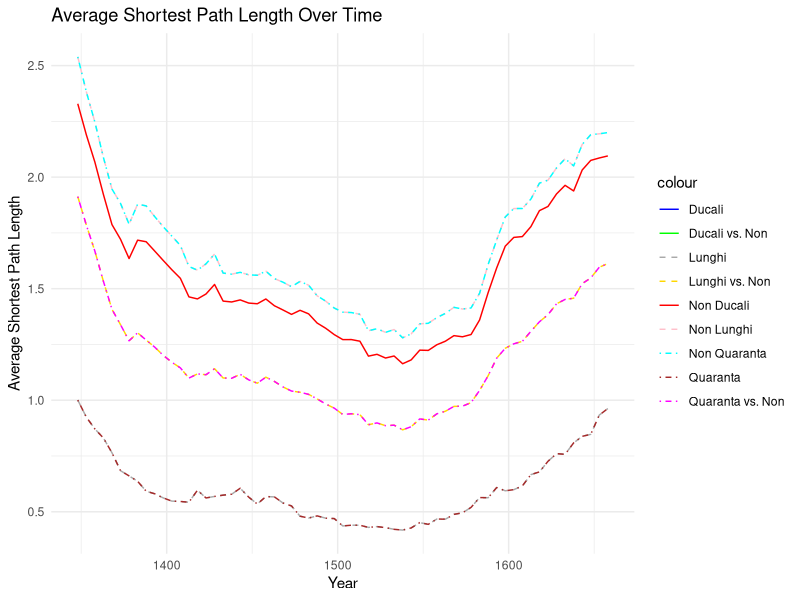

Generate this figure with R:
library(igraph)
library(dplyr)

noble_marriages_filtered <- read.csv("data/noble-marriages-year.csv", stringsAsFactors = FALSE)
family_labels <- read.csv("data/family-labels-accession.csv", stringsAsFactors = FALSE)

DEPTH_IN_YEARS <- 75

lunghi <- family_labels[ family_labels$Group == "Lunghi", ]$Family
ducali <- family_labels[ family_labels$Ducale == 1,]$Family
quaranta_famiglie <- c(lunghi,ducali)

quaranta_famiglie <- quaranta_famiglie[ !(quaranta_famiglie %in% c("Steno", "Da Ponte", "Cicogna")) ]

window_sequence <- seq(from = min(noble_marriages_filtered$year), to = 1660, by = 5)
distances_window <- data.frame( total = numeric(),
                             ducali = numeric(),
                             ducali_norm = numeric(),
                             non_ducali = numeric(),
                             non_ducali_norm = numeric(),
                             ducali_vs_non = numeric(),
                             ducali_vs_non_norm = numeric(),
                             lunghi = numeric(),
                             lunghi_norm = numeric(),
                             non_lunghi = numeric(),
                             non_lunghi_norm = numeric(),
                             lunghi_vs_non = numeric(),
                             lunghi_vs_non_norm = numeric(),
                             quaranta = numeric(),
                             quaranta_norm = numeric(),
                             non_quaranta = numeric(),
                             non_quaranta_norm = numeric(),
                             quaranta_vs_non = numeric(),
                             quaranta_vs_non_norm = numeric(),
                             year = integer() )

for (y in window_sequence ) {

  marriages_window <- noble_marriages_filtered %>%
    filter(year <= y + DEPTH_IN_YEARS & year >= y)

  marriage_graph <- graph_from_data_frame(
    marriages_window,
    directed = FALSE,
    vertices = unique(c(marriages_window$husband_familyname_std, marriages_window$wife_familyname_std))
  )
  
  E(marriage_graph)$weight <- 1
  marriage_graph <- simplify(marriage_graph, edge.attr.comb = "sum")
  E(marriage_graph)$distances <- 1 / E(marriage_graph)$weight
  
  V(marriage_graph)$Group <- ifelse(V(marriage_graph)$name %in% lunghi, "Lunghi", ifelse(V(marriage_graph)$name %in% ducali, "Ducali", "Corti"))
  
  component <- components(marriage_graph)$membership
  marriage_graph_main <- subgraph(marriage_graph, V(marriage_graph)$name[component == 1])
  
  distance <- distances(marriage_graph_main, weights = E(marriage_graph_main)$distances)
  average_distance <- mean(distance)
  
  vertices_lunghi <- V(marriage_graph_main)[V(marriage_graph_main)$Group == "Lunghi"]
  vertices_non_lunghi <- V(marriage_graph_main)[V(marriage_graph_main)$Group != "Lunghi"]
  
  distance_lunghi_non_lunghi <- distances(marriage_graph_main, v = vertices_lunghi, to = vertices_non_lunghi, weights = E(marriage_graph_main)$distances)
  mean_lunghi_non_lunghi <- mean(distance_lunghi_non_lunghi)
  
  distances_lunghi_lunghi <- distances(marriage_graph_main, v = vertices_lunghi, to = vertices_lunghi, weights = E(marriage_graph_main)$distances)
  mean_lunghi_lunghi <- mean(distances_lunghi_lunghi)
  
  distances_non_lunghi_non_lunghi <- distances(marriage_graph_main, v = vertices_non_lunghi, to = vertices_non_lunghi, weights = E(marriage_graph_main)$distances)
  mean_non_lunghi_non_lunghi <- mean(distances_non_lunghi_non_lunghi)
  
  vertices_ducali <- V(marriage_graph_main)[V(marriage_graph_main)$Group == "Ducali"]
  vertices_non_ducali <- V(marriage_graph_main)[V(marriage_graph_main)$Group != "Ducali"]
  
  distance_ducali_non_ducali <- distances(marriage_graph_main, v = vertices_ducali, to = vertices_non_ducali, weights = E(marriage_graph_main)$distances)
  mean_ducali_non_ducali <- mean(distance_ducali_non_ducali)
  
  distances_ducali_ducali <- distances(marriage_graph_main, v = vertices_ducali, to = vertices_ducali, weights = E(marriage_graph_main)$distances)
  mean_ducali_ducali <- mean(distances_ducali_ducali)
  
  distances_non_ducali_non_ducali <- distances(marriage_graph_main, v = vertices_non_ducali, to = vertices_non_ducali, weights = E(marriage_graph_main)$distances)
  mean_non_ducali_non_ducali <- mean(distances_non_ducali_non_ducali)
  
  vertices_quaranta <- V(marriage_graph_main)[V(marriage_graph_main)$name %in% quaranta_famiglie]
  vertices_non_quaranta <- V(marriage_graph_main)[!(V(marriage_graph_main)$name %in% quaranta_famiglie)]
  
  distance_quaranta_non_quaranta <- distances(marriage_graph_main, v = vertices_quaranta, to = vertices_non_quaranta, weights = E(marriage_graph_main)$distances)
  mean_quaranta_non_quaranta <- mean(distance_quaranta_non_quaranta)
  
  distance_quaranta_quaranta <- distances(marriage_graph_main, v = vertices_quaranta, to = vertices_quaranta, weights = E(marriage_graph_main)$distances)
  mean_quaranta_quaranta <- mean(distance_quaranta_quaranta)
  
  distance_non_quaranta_non_quaranta <- distances(marriage_graph_main, v = vertices_non_quaranta, to = vertices_non_quaranta, weights = E(marriage_graph_main)$distances)
  mean_non_quaranta_non_quaranta <- mean(distance_non_quaranta_non_quaranta)
  
  distances_window <- rbind(distances_window,
                         data.frame( total = average_distance,
                                     ducali = mean_ducali_ducali,
                                     ducali_norm = mean_ducali_ducali / average_distance,
                                     non_ducali = mean_non_ducali_non_ducali,
                                     non_ducali_norm = mean_non_ducali_non_ducali / average_distance,
                                     ducali_vs_non = mean_ducali_non_ducali,
                                     ducali_vs_non_norm = mean_ducali_non_ducali / average_distance,
                                     lunghi = mean_lunghi_lunghi,
                                     lunghi_norm = mean_lunghi_lunghi / average_distance,
                                     non_lunghi = mean_non_lunghi_non_lunghi,
                                     non_lunghi_norm = mean_non_lunghi_non_lunghi / average_distance,
                                     lunghi_vs_non = mean_lunghi_non_lunghi,
                                     lunghi_vs_non_norm = mean_lunghi_non_lunghi / average_distance,
                                     quaranta = mean_quaranta_quaranta,
                                     quaranta_norm = mean_quaranta_quaranta / average_distance,
                                     non_quaranta = mean_non_quaranta_non_quaranta,
                                     non_quaranta_norm = mean_non_quaranta_non_quaranta / average_distance,
                                     quaranta_vs_non = mean_quaranta_non_quaranta,
                                     quaranta_vs_non_norm = mean_quaranta_non_quaranta / average_distance,
                                     year = y))
}

library(ggplot2)

ggplot( distances_window, aes(x = year)) +
  geom_line(aes(y = ducali, color = "Ducali")) +
  geom_line(aes(y = non_ducali, color = "Non Ducali")) +
  geom_line(aes(y = ducali_vs_non, color = "Ducali vs. Non")) +
  geom_line(aes(y = lunghi, color = "Lunghi"), linetype = "dashed") +
  geom_line(aes(y = non_lunghi, color = "Non Lunghi"), linetype = "dashed") +
  geom_line(aes(y = lunghi_vs_non, color = "Lunghi vs. Non"), linetype = "dashed") +
  geom_line(aes(y = quaranta, color = "Quaranta"), linetype = "dotdash") +
  geom_line(aes(y = non_quaranta, color = "Non Quaranta"), linetype = "dotdash") +
  geom_line(aes(y = quaranta_vs_non, color = "Quaranta vs. Non"), linetype = "dotdash") +
  labs(title = "Average Shortest Path Length Over Time",
       x = "Year",
       y = "Average Shortest Path Length") +
  scale_color_manual(values = c("Ducali" = "blue", "Non Ducali" = "red", "Ducali vs. Non" = "green",
                                "Lunghi" = "darkgray","Non Lunghi" = "pink", "Lunghi vs. Non" = "gold",
                                "Quaranta" = "brown",
                                "Non Quaranta"= "cyan",
                                "Quaranta vs. Non" = "magenta")) +
  theme_minimal()
